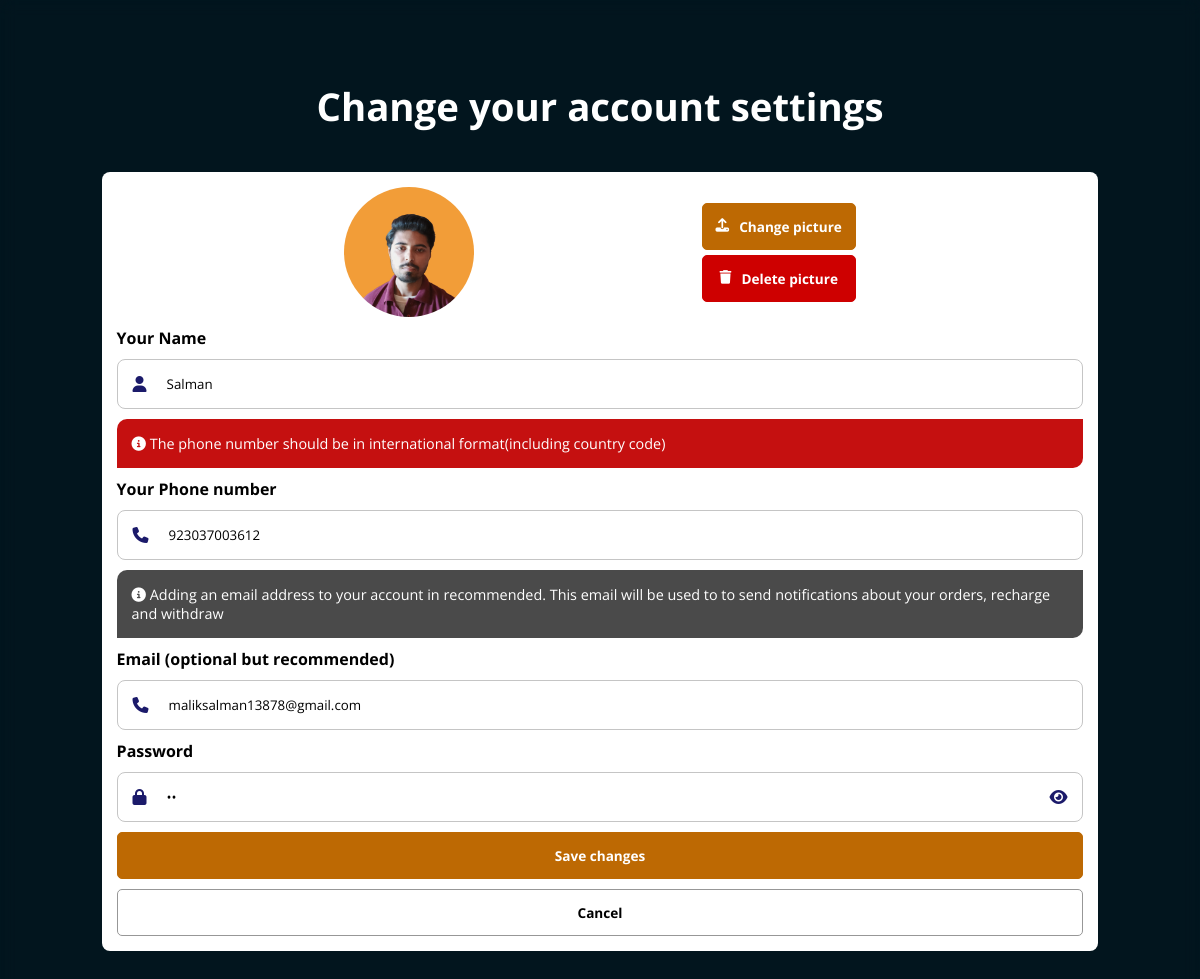
Page /user_account_settings/68493985 (signed in) on the committed database.
### backend.py (models this page shows)
class users(db.Model):
    user_id = db.Column(db.String(50), primary_key=True, nullable=False)
    name = db.Column(db.String(50), nullable=False, unique=False)
    email = db.Column(db.String, nullable=True, unique=False)
    phone = db.Column(db.String(50), nullable=False, unique=True)
    password = db.Column(db.String(50), nullable=False, unique=False)
    country = db.Column(db.String(20), nullable=False, unique=False)
    account_status = db.Column(db.String(20), nullable=True, unique=False)
    selfReferalCode = db.Column(db.String(50), nullable=False, unique=True)
    joiningReferalCode = db.Column(db.String(50), nullable=False, unique=False)
    level = db.Column(db.Integer, nullable=False, unique=False)
    purchased_tickets = db.Column(db.String, nullable=True, unique=False)
    payment_requests = db.Column(db.String, nullable=True, unique=False)
    overall_referals = db.Column(db.Integer, nullable=False, unique=False)
    overall_deposit = db.Column(db.Float, nullable=False, unique=False)
    wallet_balance = db.Column(db.Float, nullable=False, unique=False)
    experience_money = db.Column(db.Float, nullable=True, unique=False)
    overall_earning = db.Column(db.Float, nullable=False, unique=False)
    today_earning = db.Column(db.Float, nullable=False, unique=False)
    monthly_earning = db.Column(db.Float, nullable=False, unique=False)

### backend.py (the view, shortened to what this page needs)
@app.route("/user_account_settings/<string:userid>", methods=["GET", "POST"])
def user_ac_settings(userid):
    user = users.query.filter_by(user_id=userid).first()
    source = request.args.get("source")
    if request.method == "GET":
        if user:
            return render_template("user/ac_settings.html", user=user, get_dpImg_src=get_dpImg_src, source=source)
        else:
            return (f"The user with user ID {userid} does not exist")

### backend.py (called while the page is built)
@app.context_processor
def inject_vars():
    return {
        "aos_style" : "fade-down",
        "aos_time" : 300
    }

@app.route("/get-dp-img-src/<string:user_id>", methods=["GET"])
def get_dpImg_src(user_id):
    user_dp_folder = os.path.join(app.config['UPLOAD_FOLDER'], "dp", user_id)
    if os.path.exists(user_dp_folder):
        dp_filename = os.listdir(user_dp_folder)[0]
        img_src = "/" + os.path.join(user_dp_folder, dp_filename)
        return img_src
    else:
        return False

### flask_maintenance/__init__.py (called while the page is built)
    def _handler(self):
        actx = _app_ctx_stack.top
        rctx = _request_ctx_stack.top
        if actx and rctx:
            if request.endpoint not in FILTERED_ROUTES:
                ins_path = os.path.join(current_app.instance_path,
                                        'under_maintenance')
                if os.path.exists(ins_path) and os.path.isfile(ins_path):
                    abort(503)

### templates/user/ac_settings.html (shortened to what this page needs)
{% extends 'base.html' %}
{% block main %}
<main>
    <section class="right">
    <h1 class="textCenter">Change your account settings</h1>
    <form action="" method="post" id="loginForm">
        <div class="dpFieldWrapper">
                <div class="dpWrapper" id="dpWrapper">
                    {% if get_dpImg_src(user.user_id) %}
                    <img src="{{get_dpImg_src(user.user_id)}}" alt="Profile picture">
                    {% else %}
                    <i class="fa-solid fa-user"></i>
                    {% endif %}
                </div>
                <div class="btnsDiv" id="dpBtnsDiv">
                    {% if get_dpImg_src(user.user_id) %}
                    <button type="button" class="btn btnNormal btnWithIcon" id="dpUploadBtn">
                        <i class="fa-solid fa-upload"></i>
                        <span>Change picture</span>
                    </button>
                    <button type="button" class="btn btnRed btnWithIcon" id="dpDelBtn">
                        <i class="fa-solid fa-trash"></i>
                        <span>Delete picture</span>
                    </button>
                    {% endif %}
                </div>
            </div>
            <label for="nameInput">Your Name</label>
            <div class="inputFieldWrapper">
                <i class="fa-solid fa-user"></i>
                <input class="inputField inputFieldJs" type="text" placeholder="Your Name" required name="name" id="nameInput" value="{{user.name}}">
            </div>
            <div class="formInfo danger">
                <p><span><i class="fa-solid fa-circle-info"></i></span> The phone number should be in international format(including country code)</p>
            </div>
            <label for="phoneInput">Your Phone number</label>
            <div class="inputFieldWrapper">
                <i class="fa-solid fa-phone"></i>
                <input class="inputField inputFieldJs" type="tel" placeholder="Phone Number" required name="phone" id="phoneInput" value="{{user.phone}}">
            </div>
            <div class="formInfo">
                <p><span><i class="fa-solid fa-circle-info"></i></span> Adding an email address to your account in recommended. This email will be used to to send notifications about your orders, recharge and withdraw</p>
            </div>
            <label for="phoneInput">Email (optional but recommended)</label>
            <div class="inputFieldWrapper">
                <i class="fa-solid fa-phone"></i>
                {% if user.email == "" or user.email == None or user.email == "None" %}
                <input class="inputField inputFieldJs" type="email" placeholder="Email address" name="email" id="emailInput">
                {% else %}
                <input class="inputField inputFieldJs" type="email" placeholder="Email address" name="email" id="emailInput" value="{{user.email}}">
                {% endif %}
            </div>
            <label for="phoneInput">Password</label>
            <div class="inputFieldWrapper">
                <i class="fa-solid fa-lock"></i>
                <input class="inputField inputFieldJs" type="password" placeholder="Password" name="password" id="pInput" value="{{user.password}}">
                <i class="fa-solid fa-eye" id="pShowBtn"></i>
            </div>
            <button type="submit" class="btn btnNormal" id="submitBtn">Save changes</button>
            {% if source == "admin" %}
            <a href="/admin/all_users" class="btn btnTrans black">Cancel</a>
            {% else %}
            <a href="/user/account" class="btn btnTrans black">Cancel</a>
            {% endif %}
        </form>
    </section>
</main>
{% endblock main %}

### static/css/comman.css (style rules this page uses)
* { padding: 0px; margin: 0px; color: white; font-family: 'Montserrat', sans-serif; font-family: 'Nunito', sans-serif; font-family: 'Open Sans', sans-serif; }
.textCenter { text-align: center; }
html { scroll-behavior: smooth; }
a.btn { text-decoration: none; }
.btn, .navlink { font-size: 0.85rem; }
.btn { background: none; border: none; padding: 13px; border-radius: 5px; font-weight: bold; text-align: center; }
.btnWithIcon { display: flex; align-items: center; justify-content: center; column-gap: 10px; }
.btn.btnNormal { background-color: #bd6903; border: 1px solid #bd6903; }
.btn.btnRed { background-color: rgb(206, 0, 0); border: 1px solid rgb(206, 0, 0); }
.btn.btnTrans { background: none; border: 1px solid rgb(151, 151, 151); }
.btn.btnTrans.black { color: black; }
form { background-color: white; padding: 15px; display: flex; flex-direction: column; row-gap: 10px; width: 90%; border-radius: 8px; }
form p { align-self: center; }
form p span { color: gray; }
.inputFieldWrapper { padding: 15px; display: flex; align-items: center; border: 1px solid #c5c5c5; border-radius: 8px; column-gap: 20px; }
.inputFieldWrapper i { color: #1b1a6a; }
.inputField { background: none; outline: none; border: none; width: 100%; color: black; }
.formInfo { row-gap: 10px; background-color: #000000b5; padding: 15px; border-radius: 10px 0px; font-size: 0.9rem; }
.formInfo p { text-align: left; }
.formInfo.danger { background-color: #c30707f5; }

### static/css/home/style.css (style rules this page uses)
body { background-color: #02151e; background-position: center; background-size: cover; background-repeat: no-repeat; background-blend-mode: darken; }
main { display: flex; flex-direction: column; row-gap: 10vh; backdrop-filter: blur(8px); }

### templates/user/ac_settings.html (style rules this page uses)
main { height: 100vh; display: flex; flex-direction: row; align-items: center; justify-content: center; padding: 0px 5vw; }
.right { display: flex; flex-direction: column; align-items: center; row-gap: 5vh; }
.right h1 { font-size: 2.4rem; }
form label { color: black; font-weight: bold; }
.right { padding: 10vh 0px; }
main { height: auto; }
.dpFieldWrapper { display: flex; align-items: center; justify-content: space-evenly; }
.dpFieldWrapper .dpWrapper { border-radius: 100%; background-color: black; padding: 5px; overflow: hidden; width: 120px; height: 120px; display: flex; align-items: center; justify-content: center; }
.dpFieldWrapper img { width: 112%; }
.dpFieldWrapper .btnsDiv { display: flex; flex-direction: column; row-gap: 5px; }

### rows in the picture
users: user_id (picture), name "Salman", phone "923037003612", email "maliksalman13878@gmail.com"
